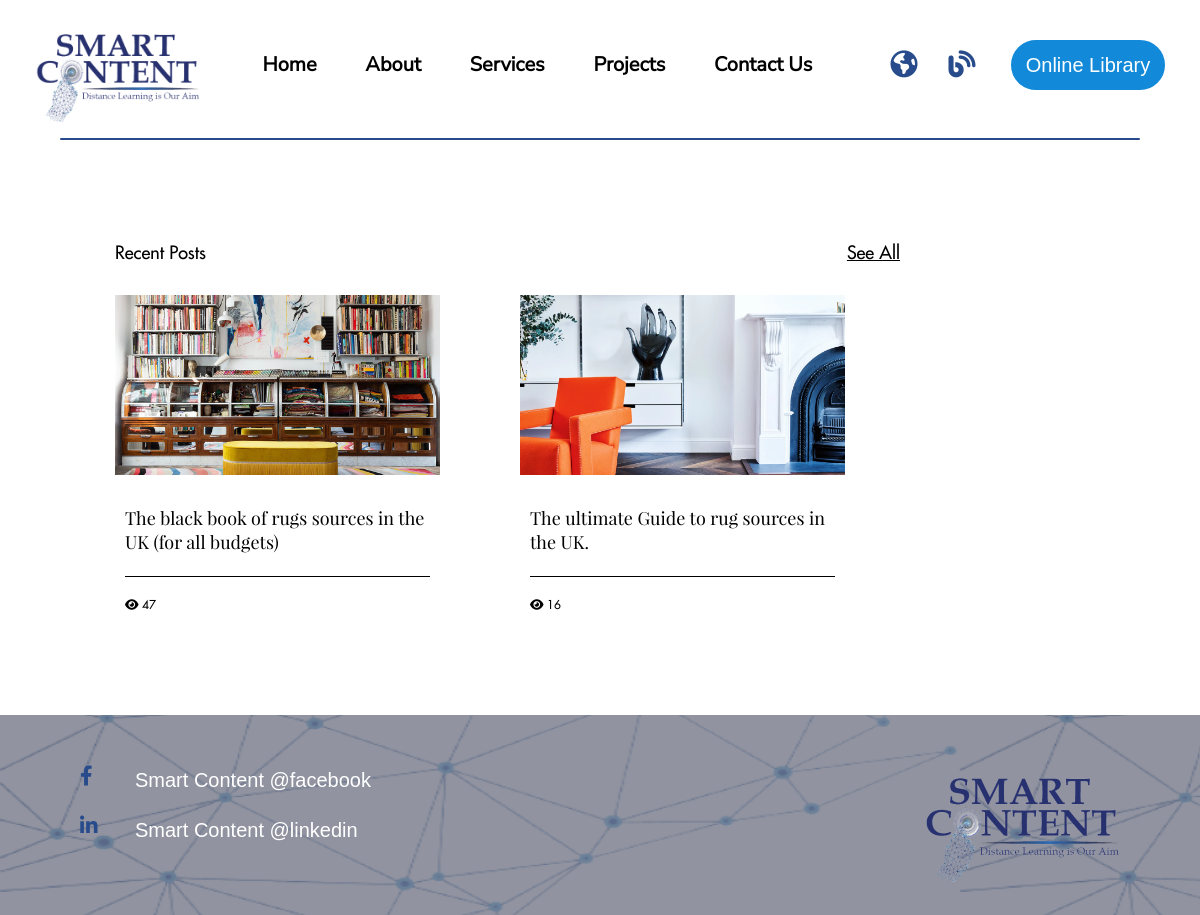
The app's page /article-9/ with its own data.
### home/models.py (models this page shows, shortened)
class Article(models.Model):
    article_title = models.CharField(verbose_name="Article Title", max_length=80)
    article_description = models.TextField(verbose_name="Description", max_length=200)
    date_pub = models.DateField(verbose_name="Date Published", auto_now=True)
    cover_image = models.ImageField(verbose_name="Cover Image", upload_to="uploads/photos/")
    views = models.IntegerField(editable=False, default=0)
    def visited(self):
        self.views += 1
        self.save()

### home/views.py (the view)
# urls.py: path("article-<int:article_id>/", article, name="article"),
def article(request, article_id):
    current_article = Article.objects.get(id=article_id)
    current_article.visited()
    print(current_article.views)
    paragraphs = Paragraph.objects.filter(article=current_article).order_by("order")
    recent_articles = Article.objects.all()[:2]
    context = {
        "article_title": current_article.article_title,
        "paragraphs": paragraphs,
        "recent_articles": recent_articles
    }
    return render(request, "home/article.html", context=context)

### home/templates/home/article.html (shortened to what this page needs)
{% extends "home/base.html" %}
{% load static %}
{% block content %}
<div class="article" id="top">
    <div class="content">
    </div>
</div>
<div class="recent">
    <div class="title">
        <h4>Recent Posts</h4>
        <a href="{% url 'home:blog' %}">See All</a>
    </div>
    <div class="content">
        {% for recent_article in recent_articles %}
            <a href="{% url 'home:article' recent_article.id %}" class="article-recent">
                <img src="{{ recent_article.cover_image.url }}" alt="" />
                <div class="details">
                    <h5>
                        {{ recent_article.article_title }}
                    </h5>
                    <div class="seperator"></div>
                    <span>
                        <i class="fa-regular fa-eye"></i>
                        {{ recent_article.views }}
                    </span>
                </div>
            </a>
        {% endfor %}
    </div>
</div>
{% endblock %}

### staticfiles/css/blog.css (style rules this page uses)
:root { --theme-color: #138ad9; --dark-blue: #284b8b; }
* { margin: 0; box-sizing: border-box; }
html, body { overflow-x: hidden; scroll-behavior: smooth; background-color: #fff; font-family: Arial, "Helvetica Neue", Helvetica, sans-serif; }
.article * { padding: 0; margin: 0; box-sizing: border-box; }
.article { padding: 150px 10px 30px; display: flex; justify-content: flex-start; align-items: flex-start; overflow: auto; width: 100%; max-width: 1100px; margin: auto; overflow-x: hidden; }
.article .content { width: 750px; padding: 20px; overflow-x: hidden; }
.recent { width: 100%; max-width: 1100px; margin: auto; display: flex; flex-direction: column; justify-content: space-evenly; padding: 20px 250px 20px 65px; }
.recent * { font-family: "Futura"; font-size: 18px; font-weight: 100; }
.recent .title { display: flex; justify-content: space-between; align-items: center; width: 100%; margin-bottom: 30px; }
.recent .title a { color: #000; }
.recent .content { width: 100%; display: flex; align-items: center; }
.recent .content .article-recent { width: 325px; height: 400px; margin-right: 80px; color: #000; text-decoration: none; }
.recent .content .article-recent img { width: 325px; max-height: 180px; object-fit: cover; margin-bottom: 15px; }
.recent .content .article-recent .details { padding: 10px; display: flex; flex-direction: column; justify-content: space-evenly; }
.recent .content .article-recent .details h5 { width: 100%; height: 50px; overflow: hidden; font-family: "Playfair"; margin-bottom: 20px; }
.recent .content .article-recent .details .seperator { width: 100%; height: 1px; background-color: #000; margin-bottom: 20px; }
.recent .content .article-recent .details span, .recent .content .article-recent .details span i { font-size: 12px; }

### records on screen
Article: cover_image (picture), article_title "The black book of rugs sources in the UK (for all budgets)", views "47"
Article: cover_image (picture), article_title "The ultimate Guide to rug sources in the UK.", views "16"
